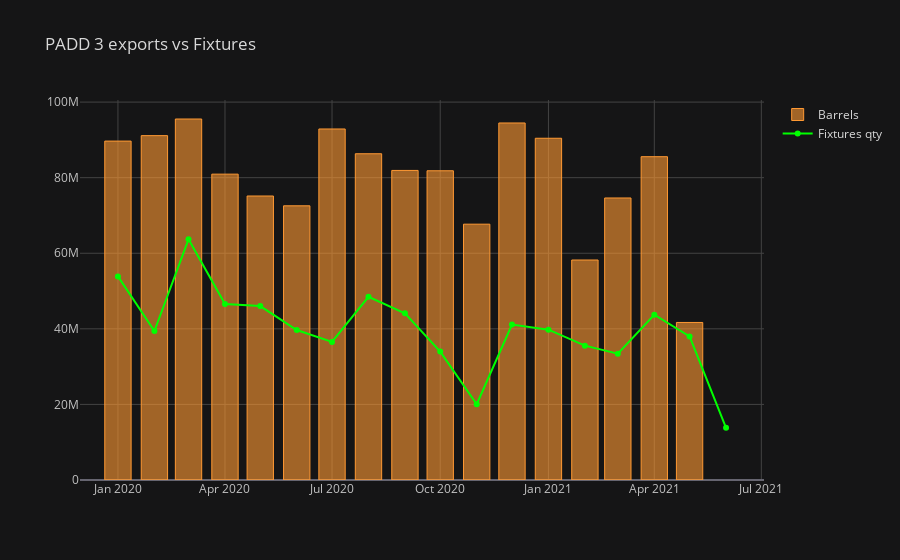

Notebook source saved alongside this figure:
### Code cell
fig_fix=fix_pivot[['Barrels']].iplot(kind='bar',title='PADD 3 exports vs Fixtures',asFigure=True)
fig_fix.add_trace(trace=go.Scatter(x=fix_pivot.index,y=fix_pivot['CargoSize'],name='Fixtures qty',line=dict(color='lime')))

### Figure 1 — Plotly figure (JSON) as saved in the notebook; plotly's stock layout.template omitted (floating-point values rounded to 4 significant figures)
{"data": [{"marker": {"color": "rgba(255, 153, 51, 0.6)", "line": {"color": "rgba(255, 153, 51, 1.0)", "width": 1}}, "name": "Barrels", "orientation": "v", "text": "", "type": "bar", "x": ["2020-01", "2020-02", "2020-03", "2020-04", "2020-05", "2020-06", "2020-07", "2020-08", "2020-09", "2020-10", "2020-11", "2020-12", "2021-01", "2021-02", "2021-03", "2021-04", "2021-05", "2021-06"], "y": [89681232, 91123189, 95527112, 80933673, 75150046, 72552870, 92885451, 86332017, 81917545, 81828191, 67693731, 94474581, 90430435, 58213064, 74626309, 85550575, 41688779, ""]}, {"line": {"color": "lime"}, "name": "Fixtures qty", "type": "scatter", "x": ["2020-01", "2020-02", "2020-03", "2020-04", "2020-05", "2020-06", "2020-07", "2020-08", "2020-09", "2020-10", "2020-11", "2020-12", "2021-01", "2021-02", "2021-03", "2021-04", "2021-05", "2021-06"], "y": [53874000, 39434600, 63677900, 46574000, 46026500, 39675427, 36536500, 48472000, 44128500, 33981500, 20038500, 41135500, 39785000, 35551000, 33434000, 43727000, 37996500, 13797000]}], "layout": {"legend": {"bgcolor": "#151516", "font": {"color": "#D9D9D9"}}, "paper_bgcolor": "#151516", "plot_bgcolor": "#151516", "title": {"font": {"color": "#D9D9D9"}, "text": "PADD 3 exports vs Fixtures"}, "xaxis": {"gridcolor": "#434343", "showgrid": true, "tickfont": {"color": "#C2C2C2"}, "title": {"font": {"color": "#D9D9D9"}, "text": ""}, "zerolinecolor": "#666570"}, "yaxis": {"gridcolor": "#434343", "showgrid": true, "tickfont": {"color": "#C2C2C2"}, "title": {"font": {"color": "#D9D9D9"}, "text": ""}, "zerolinecolor": "#666570"}}}
